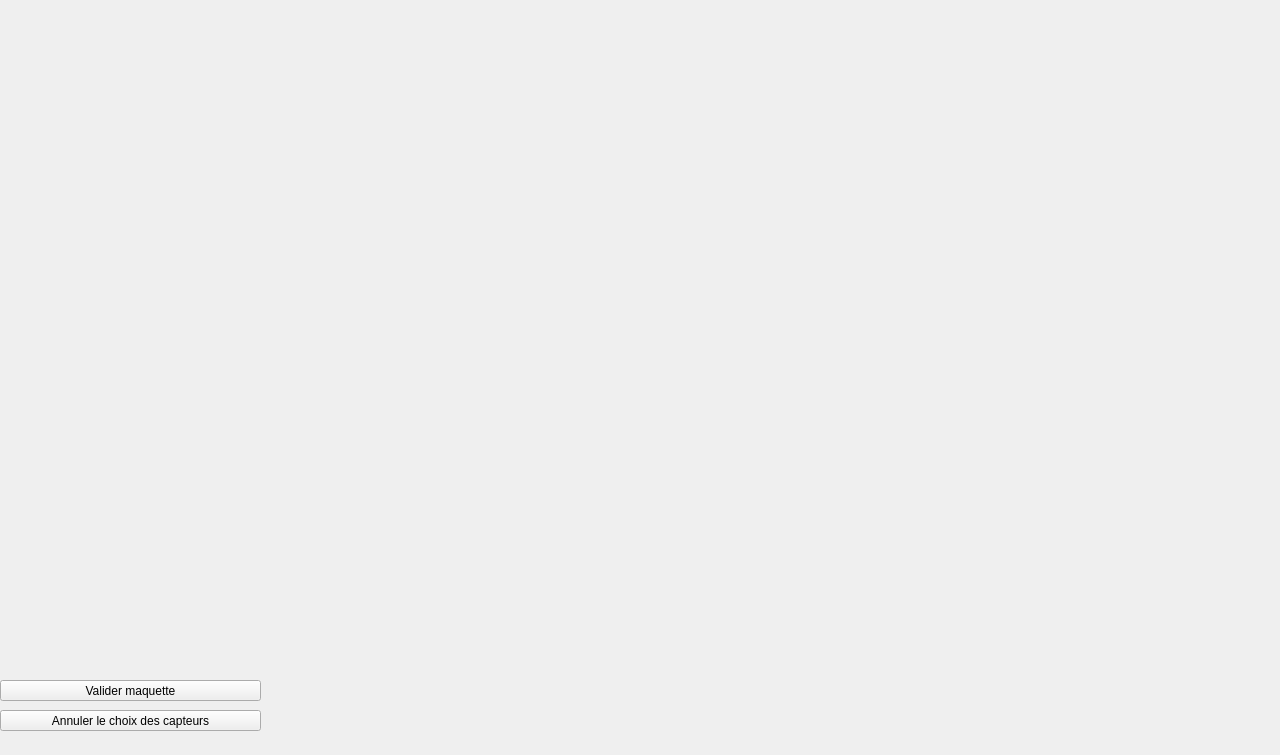
<?xml version="1.0" encoding="UTF-8"?>
<ui version="4.0">
 <class>F_SelectionnerLesCapteurs</class>
 <widget class="QWidget" name="F_SelectionnerLesCapteurs">
  <property name="geometry">
   <rect>
    <x>0</x>
    <y>0</y>
    <width>1280</width>
    <height>755</height>
   </rect>
  </property>
  <property name="windowTitle">
   <string>Choix des capteurs</string>
  </property>
  <widget class="QLabel" name="LbMaquette">
   <property name="geometry">
    <rect>
     <x>460</x>
     <y>160</y>
     <width>600</width>
     <height>337</height>
    </rect>
   </property>
   <property name="text">
    <string/>
   </property>
  </widget>
  <widget class="QPushButton" name="ValiderMaquette">
   <property name="geometry">
    <rect>
     <x>0</x>
     <y>680</y>
     <width>261</width>
     <height>21</height>
    </rect>
   </property>
   <property name="text">
    <string>Valider maquette</string>
   </property>
  </widget>
  <widget class="QPushButton" name="AnnulerChoixCapteurs">
   <property name="geometry">
    <rect>
     <x>0</x>
     <y>710</y>
     <width>261</width>
     <height>21</height>
    </rect>
   </property>
   <property name="text">
    <string>Annuler le choix des capteurs</string>
   </property>
  </widget>
 </widget>
 <resources/>
 <connections/>
</ui>
